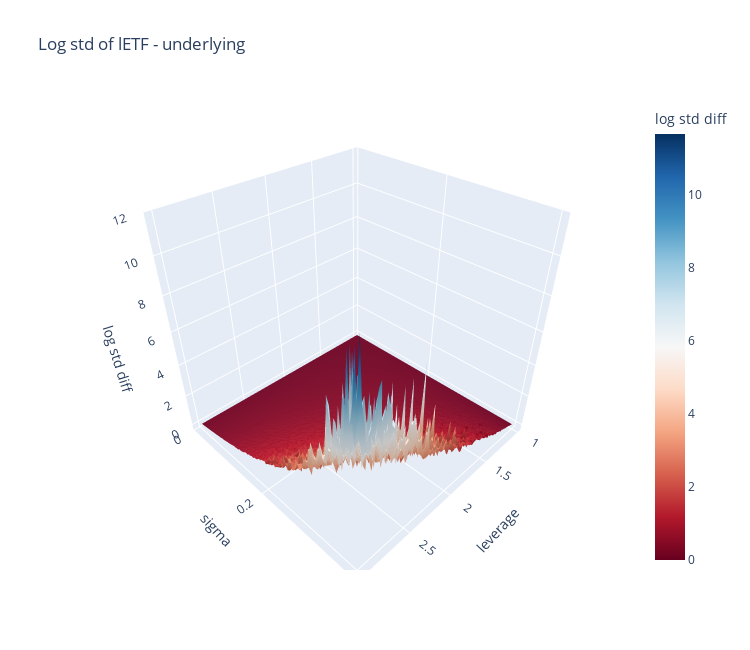

The cell this chart's notebook holds for it:
### Code cell
plot_surface_lev_sigma_std(df)
